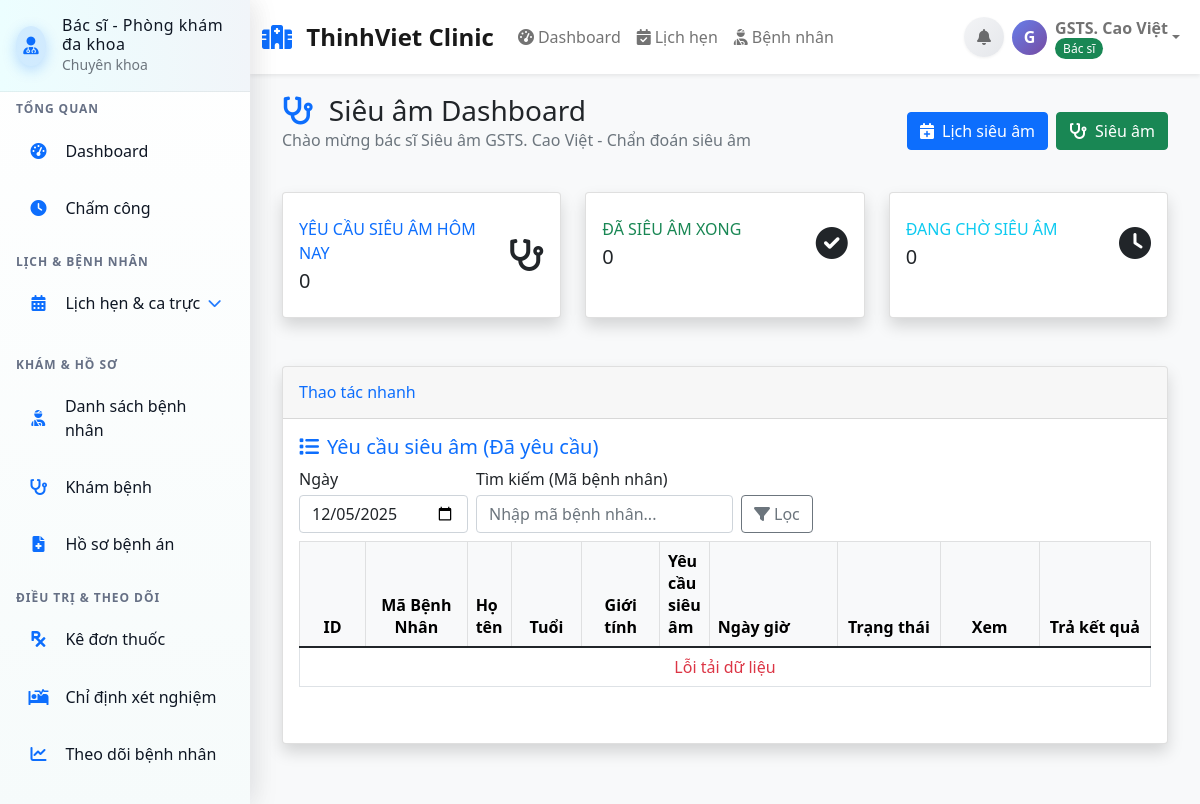
The page /Views/doctor/sieuam_dashboard.php (signed in) on the database its author committed.
### tables this page shows
CREATE TABLE `bac_si` (
  `id` int NOT NULL,
  `ten` varchar(255) NOT NULL,
  `email` varchar(255) NOT NULL,
  `mat_khau` varchar(255) NOT NULL,
  `so_dien_thoai` varchar(20) DEFAULT NULL,
  `chuyen_khoa_id` int DEFAULT NULL,
  `chuyen_khoa` varchar(100) DEFAULT NULL,
  `so_giay_phep` varchar(50) DEFAULT NULL,
  `so_nam_kinh_nghiem` int DEFAULT '0',
  `ngay_tao` timestamp NOT NULL DEFAULT CURRENT_TIMESTAMP,
  `ngay_cap_nhat` timestamp NOT NULL DEFAULT CURRENT_TIMESTAMP ON UPDATE CURRENT_TIMESTAMP,
  `hinh_anh` varchar(255) DEFAULT NULL,
  `face_encoding` text COMMENT 'Face encoding dạng JSON array',
  `face_encoding_updated` timestamp NULL DEFAULT NULL COMMENT 'Thời gian cập nhật face encoding',
  `trang_thai_truy_cap` enum('active','inactive','blocked','suspended') NOT NULL DEFAULT 'active' COMMENT 'Trạng thái truy cập: active=hoạt động, inactive=không hoạt động, blocked=bị chặn, suspended=tạm khóa'
);

### Views/doctor/sieuam_dashboard.php (the view, shortened to what the rows shown need)
<?php
require_once 'Views/layouts/layout_helper.php';
$ctx = getCurrentUserContext();
$content = '
<div class="container-fluid">
    <div class="d-flex justify-content-between align-items-center mb-4">
        <div>
            <h1 class="h3 mb-0 text-gray-800">
                <i class="fas fa-stethoscope text-primary me-2"></i>
                Siêu âm Dashboard
            </h1>
            <p class="text-muted">Chào mừng bác sĩ Siêu âm ' . htmlspecialchars(($ctx['name'] ?? ''), ENT_QUOTES, 'UTF-8') . ' - Chẩn đoán siêu âm</p>
        </div>
    </div>
    <div class="row">
        <div class="col-12">
            <div class="card shadow mb-4">
                <div class="card-body">
                    <div class="mb-4">
                        <div class="table-responsive">
                            <table class="table table-bordered align-middle" id="sieuamRequestedTable">
                                <thead class="table-light">
                                    <tr>
                                        <th style="width:80px" class="text-center">ID</th>
                                        <th style="width:120px" class="text-center">Mã Bệnh Nhân</th>
                                        <th>Họ tên</th>
                                        <th style="width:80px" class="text-center">Tuổi</th>
                                        <th style="width:90px" class="text-center">Giới tính</th>
                                        <th>Yêu cầu siêu âm</th>
                                        <th style="width:160px">Ngày giờ</th>
                                        <th style="width:120px" class="text-center">Trạng thái</th>
                                        <th style="width:120px" class="text-center">Xem</th>
                                        <th style="width:140px" class="text-center">Trả kết quả</th>
                                    </tr>
                                </thead>
                            </table>
                        </div>
                    </div>
                </div>
            </div>
        </div>
    </div>
</div>
';
include 'Views/layouts/sieuam_sidebar.php';
renderLayout($content, 'Siêu âm Dashboard - Hệ thống Quản lý Bệnh viện');
?>

### Views/layouts/sieuam_sidebar.php (shortened to what the rows shown need)
<div class="sidebar text-white"
    style="width: 250px; height: 100vh; position: fixed; left: 0; top: 0; z-index: 1000; overflow-y: auto; background-color: #0d6efd;">
    <div class="p-4">
        <div class="mt-5 pt-4 border-top border-light">
            <div class="d-flex align-items-center">
                <div>
                    <?php $ctx = getCurrentUserContext();
                    $__name = htmlspecialchars($ctx['name'] ?: 'Bác sĩ', ENT_QUOTES, 'UTF-8'); ?>
                    <div class="fw-bold"><?php echo $__name; ?></div>
                    <small class="text-light">Bác sĩ Siêu âm</small>
                </div>
            </div>
        </div>
    </div>
</div>

### Views/layouts/main_layout.php (shortened to what the rows shown need)
<?php
require_once 'Views/layouts/layout_helper.php';
$__ctx = getCurrentUserContext();
$user_role = $__ctx['role'];
$ctx = getCurrentUserContext();
$displayName = htmlspecialchars($ctx['name'] ?: 'Bệnh nhân', ENT_QUOTES, 'UTF-8');
?>
<!DOCTYPE html>
<html lang="vi">
<head>
    <?php include 'Views/layouts/socket_bootstrap.php'; ?>
    <link href="https://cdn.jsdelivr.net/npm/bootstrap@5.1.3/dist/css/bootstrap.min.css" rel="stylesheet">
    <link href="https://cdnjs.cloudflare.com/ajax/libs/font-awesome/6.0.0/css/all.min.css" rel="stylesheet">
</head>
<body>
    <nav class="navbar navbar-expand-lg navbar-light bg-white shadow-sm">
        <div class="container-fluid">
            <div class="collapse navbar-collapse" id="navbarNav">
                <div class="navbar-nav">
                    <div class="nav-item dropdown">
                        <a class="nav-link dropdown-toggle d-flex align-items-center" href="#" role="button"
                            data-bs-toggle="dropdown">
                            <div class="user-avatar me-2">
                                <?php echo strtoupper(substr($ctx['name'] ?: 'U', 0, 1)); ?>
                            </div>
                            <div class="user-info">
                                <div>
                                    <div class="fw-bold"><?php echo $displayName; ?></div>
                                    <small class="text-muted">
                                        <?php
                                        $role_text = '';
                                        $role_class = '';
                                        switch ($user_role) {
                                            case 'doctor':
                                                $role_text = 'Bác sĩ';
                                                $role_class = 'role-doctor';
                                                break;
                                        }
                                        ?>
                                        <span
                                            class="role-badge <?php echo $role_class; ?>"><?php echo $role_text; ?></span>
                                    </small>
                                </div>
                            </div>
                        </a>
                    </div>
                </div>
            </div>
        </div>
    </nav>
    <div class="main-content">
        <?php echo $content ?? ''; ?>
    </div>
</body>
</html>

### rows shown on the page
bac_si: ten "GSTS. Cao Việt", substr($ctx['name'] ?: 'U', 0, 1) "G", role_text "Bác sĩ"

### other values the page prints
$_SESSION['specialization'] "Chuyên khoa"
